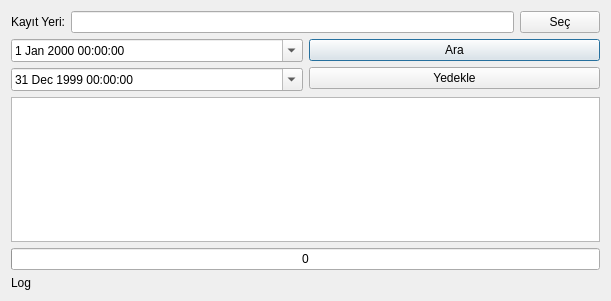
<?xml version="1.0" encoding="UTF-8"?>
<ui version="4.0">
 <class>Dialog</class>
 <widget class="QDialog" name="Dialog">
  <property name="geometry">
   <rect>
    <x>0</x>
    <y>0</y>
    <width>611</width>
    <height>301</height>
   </rect>
  </property>
  <property name="windowTitle">
   <string>Dialog</string>
  </property>
  <layout class="QGridLayout" name="gridLayout">
   <item row="1" column="0">
    <layout class="QHBoxLayout" name="horizontalLayout">
     <item>
      <widget class="QDateTimeEdit" name="dateTimeEdit">
       <property name="calendarPopup">
        <bool>true</bool>
       </property>
      </widget>
     </item>
    </layout>
   </item>
   <item row="2" column="0">
    <layout class="QHBoxLayout" name="horizontalLayout_2">
     <item>
      <widget class="QDateTimeEdit" name="dateTimeEdit_2">
       <property name="date">
        <date>
         <year>1999</year>
         <month>12</month>
         <day>31</day>
        </date>
       </property>
       <property name="calendarPopup">
        <bool>true</bool>
       </property>
       <property name="timeSpec">
        <enum>Qt::UTC</enum>
       </property>
      </widget>
     </item>
    </layout>
   </item>
   <item row="1" column="1" rowspan="2">
    <layout class="QVBoxLayout" name="verticalLayout">
     <item>
      <widget class="QPushButton" name="ara">
       <property name="text">
        <string>Ara</string>
       </property>
      </widget>
     </item>
     <item>
      <widget class="QPushButton" name="yedekle">
       <property name="text">
        <string>Yedekle</string>
       </property>
      </widget>
     </item>
    </layout>
   </item>
   <item row="0" column="0" colspan="2">
    <layout class="QHBoxLayout" name="horizontalLayout_5">
     <item>
      <widget class="QLabel" name="label_3">
       <property name="text">
        <string>Kayıt Yeri:</string>
       </property>
      </widget>
     </item>
     <item>
      <widget class="QLineEdit" name="lineEdit"/>
     </item>
     <item>
      <widget class="QPushButton" name="kayitYeriSec">
       <property name="text">
        <string>Seç</string>
       </property>
      </widget>
     </item>
    </layout>
   </item>
   <item row="3" column="0" colspan="2">
    <widget class="QListWidget" name="listView">
     <property name="selectionMode">
      <enum>QAbstractItemView::MultiSelection</enum>
     </property>
    </widget>
   </item>
   <item row="5" column="0" colspan="2">
    <widget class="QProgressBar" name="progressBar">
     <property name="value">
      <number>0</number>
     </property>
     <property name="format">
      <string>%p</string>
     </property>
    </widget>
   </item>
   <item row="6" column="0" colspan="2">
    <widget class="QLabel" name="log">
     <property name="text">
      <string>Log</string>
     </property>
    </widget>
   </item>
  </layout>
 </widget>
 <resources/>
 <connections/>
</ui>
